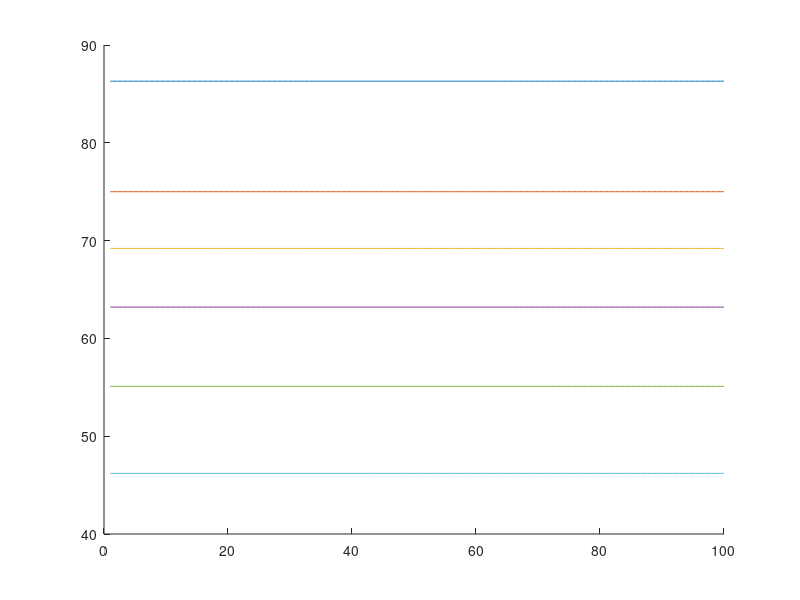
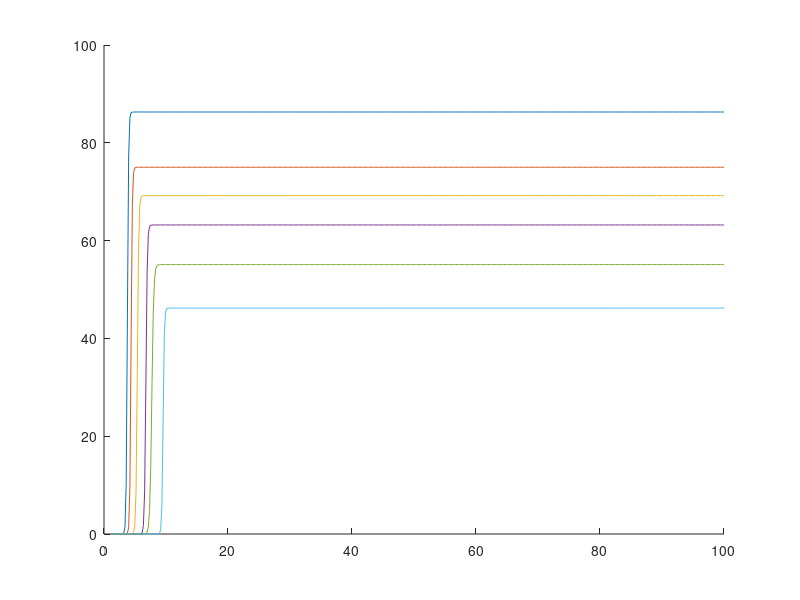

The MATLAB source for these figures, in order:
% Plot hill function Calcium
clear; clc; close all;
%%

FCa = @(Fmax,Ca,n,K) Fmax.*(Ca.^n)./(K+Ca.^n);
FCa2 = @(Fmax,Ca,n,Ca50) Fmax./(1+10.^(n .* (Ca50-Ca)));
Ca_space = linspace(1,100,500)';
%% Define parameters based on work of Kentish et al. 1986

Fvals = [86.3 75.0 69.2 63.2 55.1 46.2];
Ca50  = [3.77 4.36 5.38 6.76 7.71 9.53];
nvals = [4.54 4.50 3.91 3.85 2.82 4.35];
Kconv = 10.^(-Ca50.*nvals);

figure; hold on;
plot(Ca_space,FCa(Fvals,Ca_space,nvals,Kconv));

figure; hold on;
plot(Ca_space,FCa2(Fvals,Ca_space,nvals,Ca50));